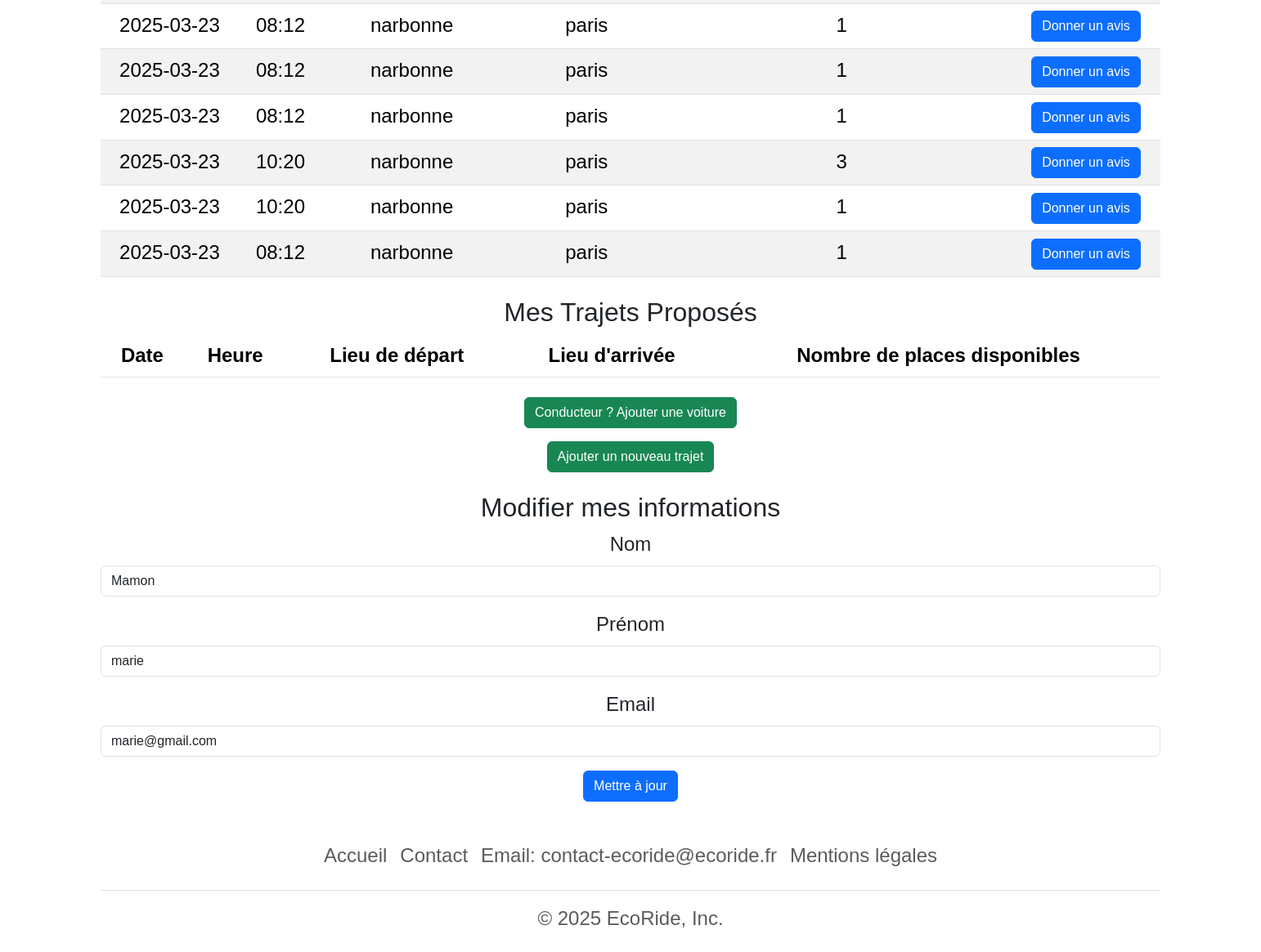
Page /profil.php (signed in, lower part) on the earlier database version.
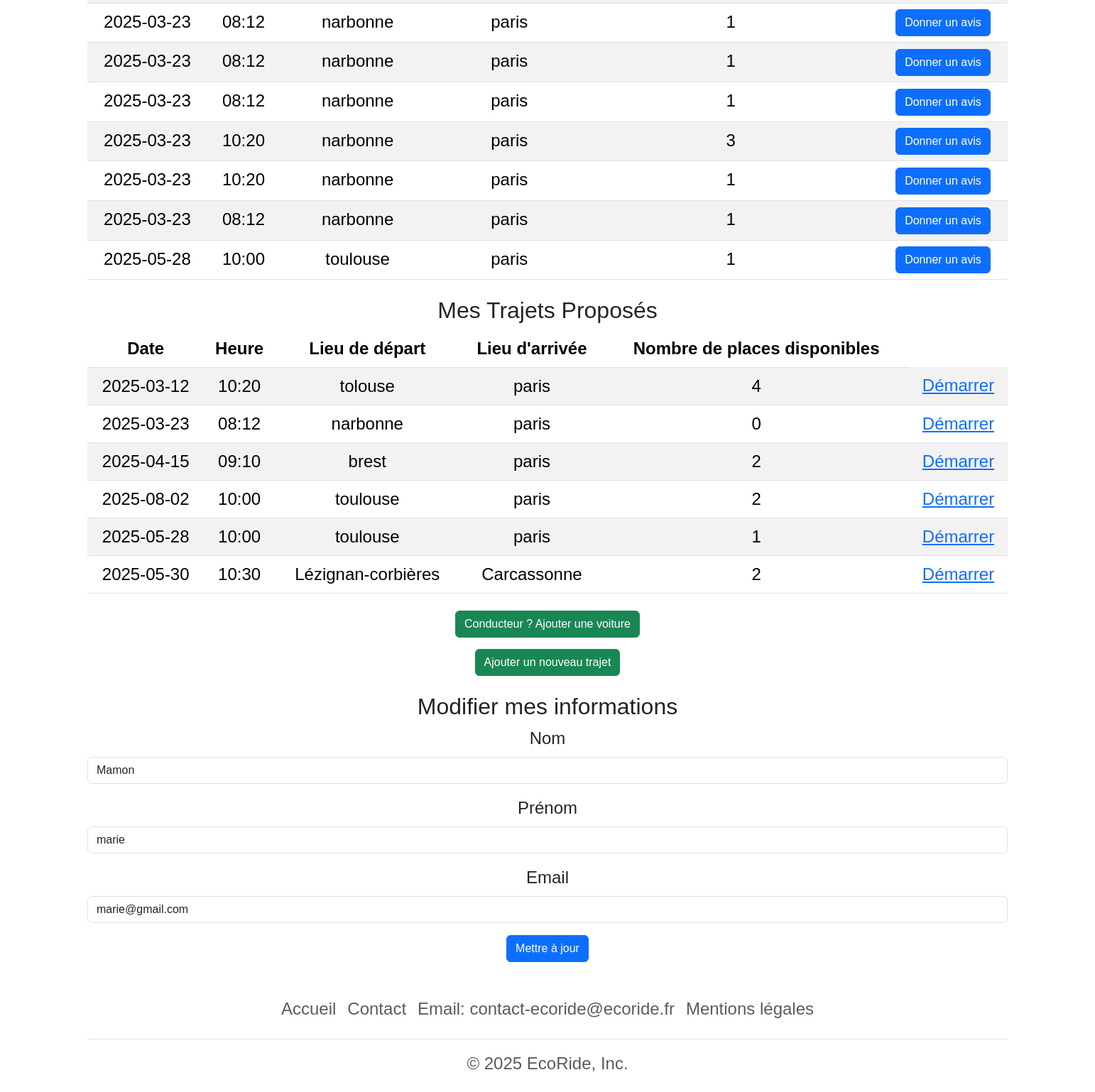
Same page on the later database version.
### tables this page shows
CREATE TABLE `covoiturage` (
  `Id_covoiturage` int(11) NOT NULL,
  `date_depart` date DEFAULT NULL,
  `heure_depart` varchar(50) DEFAULT NULL,
  `lieu_depart` varchar(50) DEFAULT NULL,
  `date_arrivee` date DEFAULT NULL,
  `heure_arrivee` varchar(50) DEFAULT NULL,
  `lieu_arrivee` varchar(50) DEFAULT NULL,
  `statut` varchar(50) DEFAULT NULL,
  `nb_place` int(11) DEFAULT NULL,
  `prix_personne` int(11) DEFAULT NULL,
  `Id_voiture` int(11) NOT NULL
);

### profil.php (the view, shortened to what this page needs)
<?php
include 'includes/connect.php';
include 'includes/header.php';
?>
<body>
    <div class="container mt-4">
        <table class="table table-striped">
            <tbody>
                <?php
                $Id_utilisateur = $_SESSION['user']['Id_utilisateur'];
                $sql = "SELECT c.date_depart, c.heure_depart, c.lieu_depart, c.lieu_arrivee, r.places_reserves, c.Id_covoiturage, r.Id_utilisateur
                        FROM reservation AS r
                        JOIN covoiturage AS c ON r.Id_covoiturage = c.Id_covoiturage
                        WHERE r.Id_utilisateur = :Id_utilisateur";
                $stmt = $conn->prepare($sql);
                $stmt->bindValue(':Id_utilisateur', $Id_utilisateur);
                $stmt->execute();
                $reservations = $stmt->fetchAll(PDO::FETCH_ASSOC);
                foreach ($reservations as $reservation) { ?>
                    <tr>
                        <td><?= $reservation['date_depart'] ?> </td>
                        <td><?= $reservation['heure_depart'] ?> </td>
                        <td><?= $reservation['lieu_depart'] ?></td>
                        <td><?= $reservation['lieu_arrivee'] ?> </td>
                        <td><?= $reservation['places_reserves'] ?></td>
                        <td><a href="avis.php?Id_utilisateur=<?= $reservation['Id_utilisateur'] ?>" class="btn btn-primary">Donner un avis</a></td>
                    </tr>
                <?php }
                ?>
            </tbody>
        </table>
    </div>
    <div class=" container mt-4">
        <h2>Mes Trajets Proposés</h2>
        <table class="table table-striped">
            <thead>
                <tr>
                    <th>Date</th>
                    <th>Heure</th>
                    <th>Lieu de départ</th>
                    <th>Lieu d'arrivée</th>
                    <th>Nombre de places disponibles</th>
                </tr>
            </thead>
            <tbody>
                <?php
                $Id_utilisateur = $_SESSION['user']['Id_utilisateur'];
                $sql = "SELECT c.date_depart,c.heure_depart,c.lieu_depart,c.lieu_arrivee,c.nb_place FROM covoiturage AS c
                    JOIN voiture v ON v.Id_marque = c.Id_voiture
                    JOIN utilisateur u ON u.Id_utilisateur = v.Id_utilisateur
                    WHERE u.Id_utilisateur = $Id_utilisateur";
                $stmt = $conn->prepare($sql);
                $stmt->execute();
                $trajets = $stmt->fetchAll(PDO::FETCH_ASSOC);
                foreach ($trajets as $trajet) { ?>
                    <tr>
                        <td> <?= $trajet['date_depart'] ?> </td>
                        <td> <?= $trajet['heure_depart'] ?> </td>
                        <td> <?= $trajet['lieu_depart'] ?> </td>
                        <td> <?= $trajet['lieu_arrivee'] ?> </td>
                        <td> <?= $trajet['nb_place'] ?> </td>
                        <td><a href="" class="start_cov">Démarrer</a></td>
                    </tr>
                <?php }
                ?>
            </tbody>
        </table>
    </div>
    <div class="container mt-4 display-flex justify-content-center align-items-center flex-wrap">
        <div>
            <h3>
                <a href="ajout_voiture.php" class="btn btn-success"> Conducteur ? Ajouter une voiture </a></p>
            </h3>
        </div>
        <div>
            <h3>
                <a href="ajout_covoiturage.php" class="btn btn-success"> Ajouter un nouveau trajet </a></p>
            </h3>
        </div>
    </div>
    <div class="container mt-4">
        <h2>Modifier mes informations</h2>
        <form action="modifier_profil.php" method="POST">
            <div class="mb-3">
                <label for="nom" class="form-label">Nom</label>
                <input type="text" class="form-control" id="nom" name="nom" value="<?= htmlspecialchars($_SESSION['user']['nom']) ?>" required>
            </div>
            <div class="mb-3">
                <label for="prenom" class="form-label">Prénom</label>
                <input type="text" class="form-control" id="prenom" name="prenom" value="<?= htmlspecialchars($_SESSION['user']['prenom']) ?>" required>
            </div>
            <div class="mb-3">
                <label for="email" class="form-label">Email</label>
                <input type="email" class="form-control" id="email" name="email" value="<?= htmlspecialchars($_SESSION['user']['email']) ?>" required>
            </div>
            <button type="submit" class="btn btn-primary">Mettre à jour</button>
        </form>
    </div>
</body>
</html>
<?php
require_once 'includes/footer.php';

Differences in the rows shown:
now on this page (row edited): covoiturage: date_depart "2025-03-12", heure_depart "10:20", lieu_depart "tolouse", lieu_arrivee "paris", nb_place "4"
now on this page (row edited): covoiturage: date_depart "2025-03-23", heure_depart "08:12", lieu_depart "narbonne", lieu_arrivee "paris", nb_place "0"
now on this page (row unchanged): covoiturage: date_depart "2025-04-15", heure_depart "09:10", lieu_depart "brest", lieu_arrivee "paris", nb_place "2"
added covoiturage: date_depart "2025-08-02", heure_depart "10:00", lieu_depart "toulouse", lieu_arrivee "paris", nb_place "2"
added covoiturage: date_depart "2025-05-28", heure_depart "10:00", lieu_depart "toulouse", lieu_arrivee "paris", nb_place "1"
added covoiturage: date_depart "2025-05-30", heure_depart "10:30", lieu_depart "Lézignan-corbières", lieu_arrivee "Carcassonne", nb_place "2"
Other differences:
new list line: "2025-05-28 10:00 toulouse paris 1 Donner un avis"
